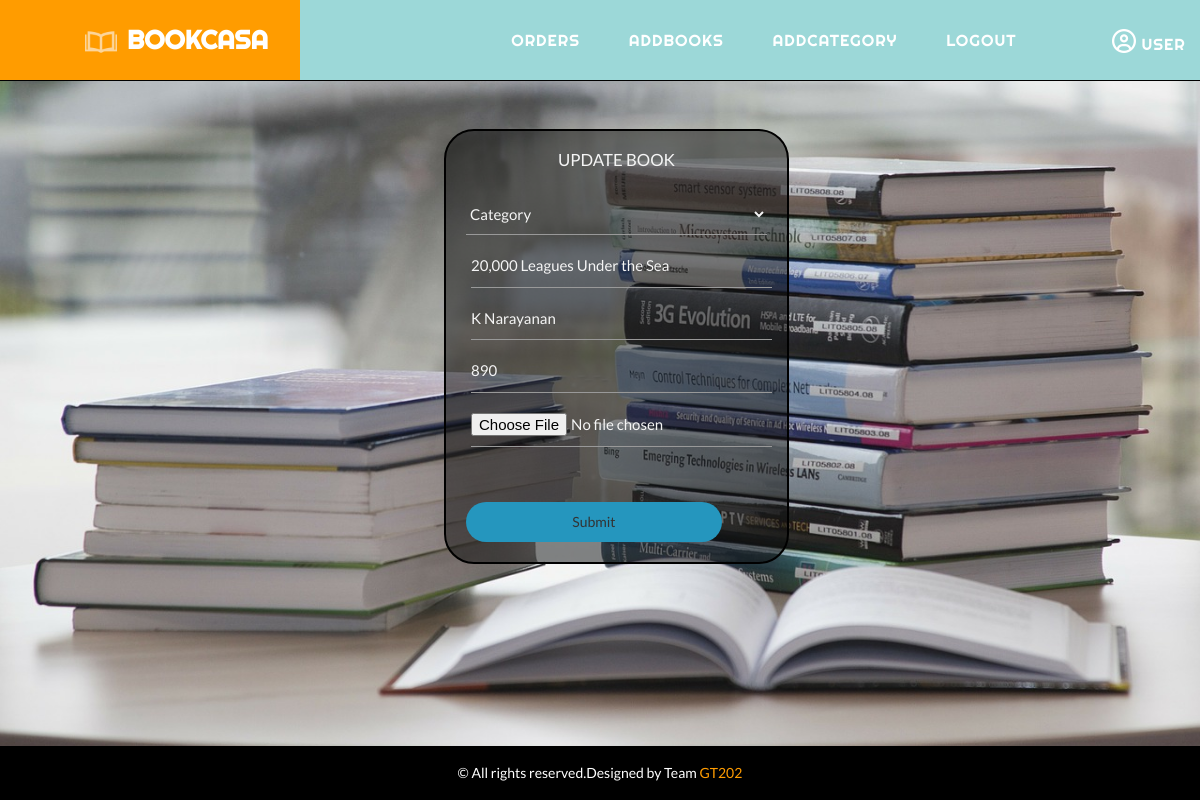
Page /admin/editBooks.php?name=20,000 Leagues Under the Sea (signed in) on the committed database.
### tables this page shows
CREATE TABLE `books` (
  `category` varchar(50) NOT NULL,
  `name` varchar(50) NOT NULL,
  `author` varchar(50) NOT NULL,
  `image` varchar(50) NOT NULL,
  `price` int(10) NOT NULL
);

### admin/editBooks.php (the view, shortened to what this page needs)
<?php include('partials/menu.php'); ?>
<head>
    <link href="styles.css" rel="stylesheet">
</head>
<?php
    $conn = $conn = mysqli_connect("localhost","root","","bookorder");
    $temp = mysqli_real_escape_string($conn,$_GET["name"]);
    $sql1 = "SELECT * from books WHERE name='$temp'";
    $result1 = $conn->query($sql1);
    $row1 = $result1->fetch_assoc();
?>
<div class="input-container" style="margin-top:4%">
    <form method="post" enctype="multipart/form-data">
        <h1 style="text-align: center;font-size: 120%; color: whitesmoke;">UPDATE BOOK</h1>
        <br>
        <select class="input-field" name="category">
            <option value="" disabled selected hidden>Category</option>
        </select>
        <br>
        <input type="text" name="bookname" placeholder="Book Name" value="<?php echo $row1['name']; ?>" style="margin-left: 5px;" class="input-field">
        <br>
        <input type="text" name="author" placeholder="Author" value="<?php echo $row1['author']; ?>" style="margin-left: 5px;" class="input-field">
        <br>
        <input type="number" name="price" placeholder="Price" value="<?php echo $row1['price']; ?>" style="margin-left: 5px;" class="input-field">
        <br>
        <input type="file" name="image" placeholder="Image" style="margin-left: 5px;" class="input-field">
        <br>
        <input type="submit" name="Create" class="submit-btn">
    </form>
</div>
<br><br><br>
<?php include('partials/footer.php'); ?>

### css/style.css (style rules this page uses)
body { font-family: 'Lato', sans-serif !important; margin: 0; padding: 0; background: #fff; }
h1, h2, h3, h4, h5, h6 { margin: 0; }

### css/chocolat.css (style rules this page uses)
body { margin:0; padding:0; }

### admin/styles.css (style rules this page uses)
.input-field { width: 100%; padding: 10px 0; margin: 5px 0; border-left: 0; border-top: 0; border-right: 0; border-bottom: 1px solid #999; outline: none; background: transparent; font-size: 15px; color: whitesmoke; }
.submit-btn { width: 85%; margin-top: 10%; padding: 10px 30px; cursor: pointer; display: block; background: rgb(37, 150, 190); border: 0; outline: none; border-radius: 30px !important; }
.input-container { border: 2px solid black; width: max-content; padding: 20px; background-color: rgb(15, 15, 15, 0.5); margin-left: 37%; margin-top: 4%; border-radius: 30px; }

### admin/editBooks.php (style rules this page uses)
body { background-image: url('./Images/addBook.jpg'); background-repeat: no-repeat; background-attachment: fixed; background-size: 100% 100%; }

### rows in the picture
books: bookname "20,000 Leagues Under the Sea", author "K Narayanan", price "890"

### other values in the picture
$_SESSION['user'] "USER"
